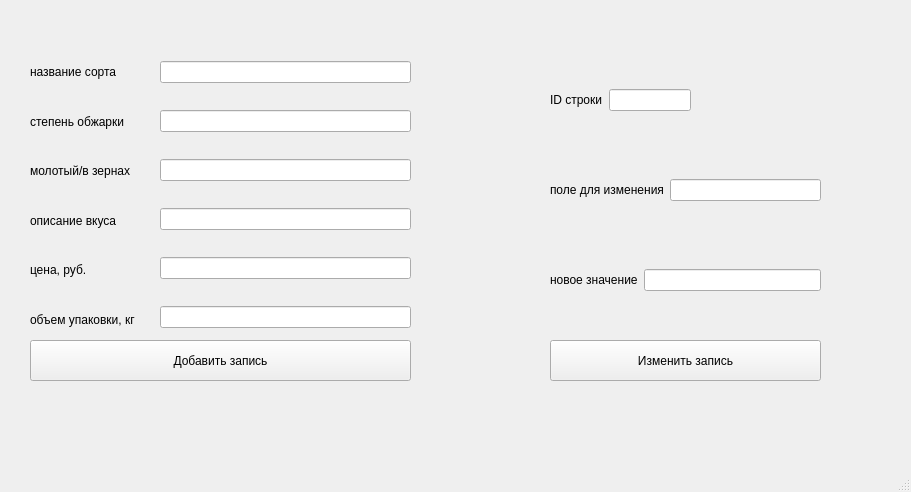
<?xml version="1.0" encoding="UTF-8"?>
<ui version="4.0">
 <class>MainWindow</class>
 <widget class="QMainWindow" name="addEditWindow">
  <property name="geometry">
   <rect>
    <x>900</x>
    <y>200</y>
    <width>911</width>
    <height>492</height>
   </rect>
  </property>
  <property name="windowTitle">
   <string>addEditWindow</string>
  </property>
  <widget class="QWidget" name="centralwidget">
   <widget class="QWidget" name="verticalLayoutWidget">
    <property name="geometry">
     <rect>
      <x>160</x>
      <y>40</y>
      <width>251</width>
      <height>311</height>
     </rect>
    </property>
    <layout class="QVBoxLayout" name="verticalLayout">
     <item>
      <widget class="QLineEdit" name="name_sort_line"/>
     </item>
     <item>
      <widget class="QLineEdit" name="degree_line">
       <property name="text">
        <string/>
       </property>
      </widget>
     </item>
     <item>
      <widget class="QLineEdit" name="corn_line"/>
     </item>
     <item>
      <widget class="QLineEdit" name="taste_line"/>
     </item>
     <item>
      <widget class="QLineEdit" name="price_line"/>
     </item>
     <item>
      <widget class="QLineEdit" name="volume_line"/>
     </item>
    </layout>
   </widget>
   <widget class="QWidget" name="verticalLayoutWidget_2">
    <property name="geometry">
     <rect>
      <x>30</x>
      <y>50</y>
      <width>121</width>
      <height>291</height>
     </rect>
    </property>
    <layout class="QVBoxLayout" name="verticalLayout_2">
     <item>
      <widget class="QLabel" name="label">
       <property name="text">
        <string>название сорта</string>
       </property>
      </widget>
     </item>
     <item>
      <widget class="QLabel" name="label_7">
       <property name="text">
        <string>степень обжарки</string>
       </property>
      </widget>
     </item>
     <item>
      <widget class="QLabel" name="label_4">
       <property name="text">
        <string>молотый/в зернах</string>
       </property>
      </widget>
     </item>
     <item>
      <widget class="QLabel" name="label_5">
       <property name="text">
        <string>описание вкуса</string>
       </property>
      </widget>
     </item>
     <item>
      <widget class="QLabel" name="label_6">
       <property name="text">
        <string>цена, руб.</string>
       </property>
      </widget>
     </item>
     <item>
      <widget class="QLabel" name="label_2">
       <property name="text">
        <string>объем упаковки, кг</string>
       </property>
      </widget>
     </item>
    </layout>
   </widget>
   <widget class="QPushButton" name="addButton">
    <property name="geometry">
     <rect>
      <x>30</x>
      <y>340</y>
      <width>381</width>
      <height>41</height>
     </rect>
    </property>
    <property name="text">
     <string>Добавить запись</string>
    </property>
   </widget>
   <widget class="QWidget" name="horizontalLayoutWidget">
    <property name="geometry">
     <rect>
      <x>550</x>
      <y>60</y>
      <width>141</width>
      <height>80</height>
     </rect>
    </property>
    <layout class="QHBoxLayout" name="horizontalLayout">
     <item>
      <widget class="QLabel" name="label_3">
       <property name="text">
        <string>ID строки</string>
       </property>
      </widget>
     </item>
     <item>
      <widget class="QLineEdit" name="id_line"/>
     </item>
    </layout>
   </widget>
   <widget class="QWidget" name="horizontalLayoutWidget_2">
    <property name="geometry">
     <rect>
      <x>550</x>
      <y>150</y>
      <width>271</width>
      <height>80</height>
     </rect>
    </property>
    <layout class="QHBoxLayout" name="horizontalLayout_2">
     <item>
      <widget class="QLabel" name="label_8">
       <property name="text">
        <string>поле для изменения</string>
       </property>
      </widget>
     </item>
     <item>
      <widget class="QLineEdit" name="change_line"/>
     </item>
    </layout>
   </widget>
   <widget class="QWidget" name="horizontalLayoutWidget_4">
    <property name="geometry">
     <rect>
      <x>550</x>
      <y>240</y>
      <width>271</width>
      <height>80</height>
     </rect>
    </property>
    <layout class="QHBoxLayout" name="horizontalLayout_4">
     <item>
      <widget class="QLabel" name="label_9">
       <property name="text">
        <string>новое значение</string>
       </property>
      </widget>
     </item>
     <item>
      <widget class="QLineEdit" name="new_line"/>
     </item>
    </layout>
   </widget>
   <widget class="QPushButton" name="changeButton">
    <property name="geometry">
     <rect>
      <x>550</x>
      <y>340</y>
      <width>271</width>
      <height>41</height>
     </rect>
    </property>
    <property name="text">
     <string>Изменить запись</string>
    </property>
   </widget>
  </widget>
  <widget class="QMenuBar" name="menubar">
   <property name="geometry">
    <rect>
     <x>0</x>
     <y>0</y>
     <width>911</width>
     <height>27</height>
    </rect>
   </property>
  </widget>
  <widget class="QStatusBar" name="statusbar"/>
 </widget>
 <resources/>
 <connections/>
</ui>
